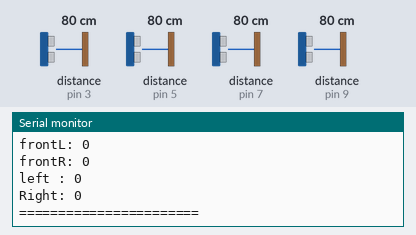
Recording of a sketch running on a simulated Arduino Uno, built with avr-gcc and run on an emulated ATmega328P. Shown: the last lines printed to the serial monitor. Wiring (inferred from the names in the program): 4 × ultrasonic range finder: trigger pin 2, echo pin 3 / trigger pin 4, echo pin 5 / trigger pin 6, echo pin 7 / trigger pin 8, echo pin 9. The inputs (shaded band) are chosen by the test bench; at power-on: distance to the obstacle (sensors on pin 3, pin 5, pin 7, pin 9) 80 cm. The echo pulse lasts 58.3 µs per cm.

Above: at 1.2 s.
1.3 s: distance to the obstacle (sensor on pin 3) set to 2 cm
At 1.4 s:
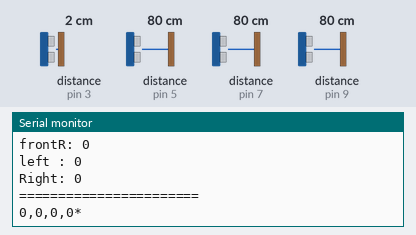
2.8 s: distance to the obstacle (sensor on pin 5) set to 2 cm
At 2.99 s:
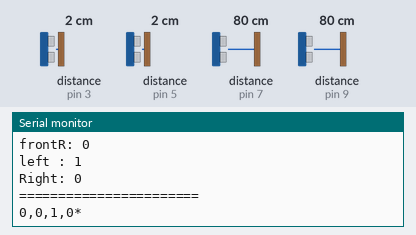
4.3 s: distance to the obstacle (sensor on pin 7) set to 250 cm
At 4.55 s:
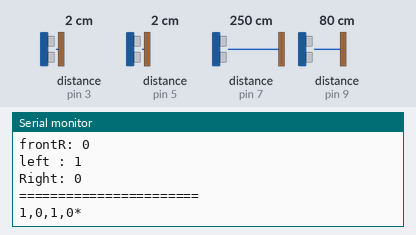
7.3 s: distance to the obstacle (sensor on pin 3) set to 60 cm
At 7.79 s:
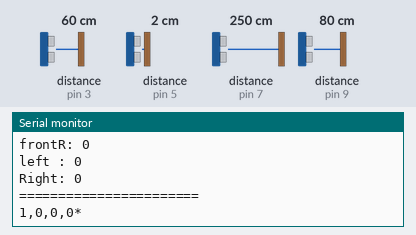
10.3 s: distance to the obstacle (sensor on pin 9) set to 2 cm
At 10.78 s:
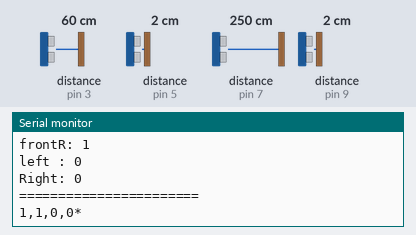
13.3 s: distance to the obstacle (sensor on pin 7) set to 4 cm
At 13.71 s:
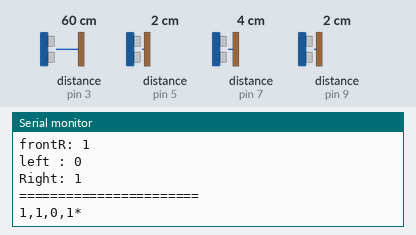

Measured:
- after the input at 7.3 s, the serial monitor: prints a new line after 0.27 s (image 4)
- after the input at 10.3 s, the serial monitor: prints a new line after 0.27 s (image 5)
- after the input at 13.3 s, the serial monitor: prints a new line after 0.21 s (image 6)

The sketch:

Arduino_ultra_read_code.ino
```cpp
#include <SoftwareSerial.h>
SoftwareSerial s(10,11);

#define trigPin1 2               //ultrasonic 1
#define echoPin1 3
#define trigPin2 4               //ultrasonic 2
#define echoPin2 5
#define trigPin3 8               //ultrasonic 3
#define echoPin3 9
#define trigPin4 6               //ultrasonic 4
#define echoPin4 7

long duration1, distance_left; // Duration used to calculate distance
long duration2, distance_front_L;
long duration3, distance_front_R;
long duration4, distance_right;

int left;
int right;
int frontL;
int frontR;
String str;

void setup() {
  s.begin(115200);
  Serial.begin(115200);
  pinMode(trigPin1, OUTPUT);
  pinMode(trigPin2, OUTPUT);
  pinMode(trigPin3, OUTPUT);
  pinMode(trigPin4, OUTPUT);

  pinMode(echoPin1, INPUT);
  pinMode(echoPin2, INPUT);
  pinMode(echoPin3, INPUT);
  pinMode(echoPin4, INPUT);
  Serial.print(char(169));
}

void loop() {

  digitalWrite(trigPin1, HIGH);
 delay(1);
 digitalWrite(trigPin1, LOW);
 duration1 = pulseIn(echoPin1, HIGH);

 digitalWrite(trigPin2, HIGH);
 delay(1);
 digitalWrite(trigPin2, LOW);
 duration2 = pulseIn(echoPin2, HIGH);

 digitalWrite(trigPin3, HIGH);
 delay(1);
 digitalWrite(trigPin3, LOW);
 duration3 = pulseIn(echoPin3, HIGH);

 digitalWrite(trigPin4, HIGH);
 delay(1);
 digitalWrite(trigPin4, LOW);
 duration4 = pulseIn(echoPin4, HIGH);


 distance_left= duration1*0.034/2;
 distance_front_L= duration2*0.034/2;
 distance_front_R= duration3*0.034/2;
 distance_right= duration4*0.034/2;
delay(50);

if (distance_front_L > 20   )
{
  frontL = 0;
  delay(10);
}
else
 {
  frontL =1;
  delay(10);
 }

if (distance_front_R > 20   )
{
  frontR = 0;
  delay(10);
}
else
 {
  frontR =1;
  delay(10);
 }


 if (distance_left > 20 )
{ left = 0;
delay(10);
}
else
 {
  left =1;
  delay(10);
 }

 if (distance_right > 20 )
{ right = 0;
  delay(10);
}

else
 {
  right =1;
  delay(10);
 }

  Serial.println("=======================");
  Serial.print("frontL: ");  Serial.println(frontL);
  Serial.print("frontR: ");  Serial.println(frontR);
  Serial.print("left : ");  Serial.println(left);
  Serial.print("Right: "); Serial.println(right);
  Serial.println("=======================");
  delay(50);
//Serial.print("Distance_left:     "); Serial.println(distance_left);  //  distance = (high level timevelocity of sound (340M/S) / 2,
//Serial.print("Distance_front_L:  "); Serial.println(distance_front_L);
//Serial.print("Distance_front_R:  "); Serial.println(distance_front_R);
//Serial.print("Distance_right:   "); Serial.println(distance_right);
  str =String(frontL)+String(",")+String(frontR)+String(",")+String(left)+String(",")+String(right)+String("*");
  Serial.println(str);
  s.println(str);
  delay(100);

}
```
